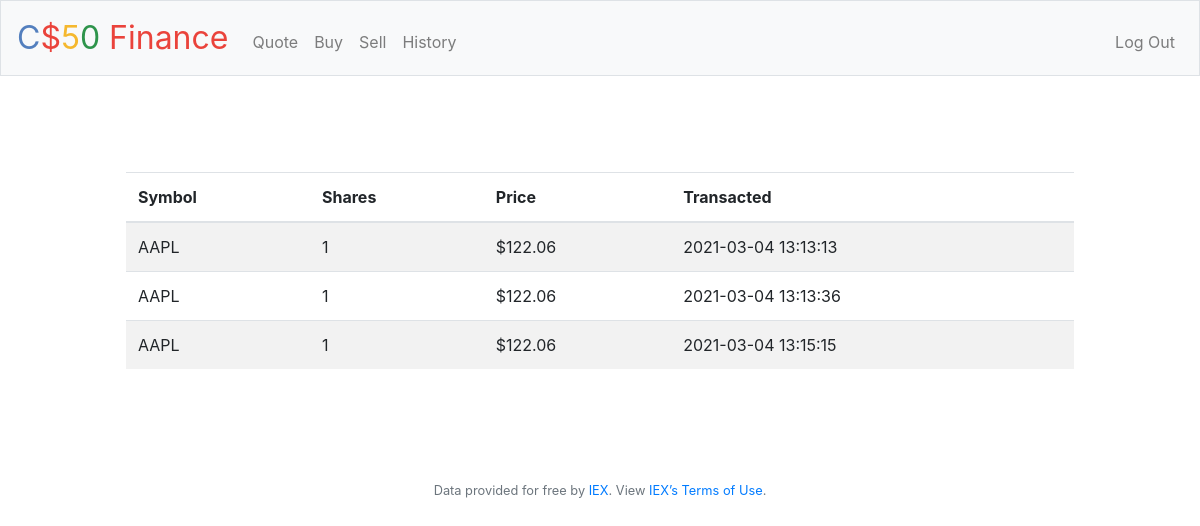
The app's page /history (signed in), older data.
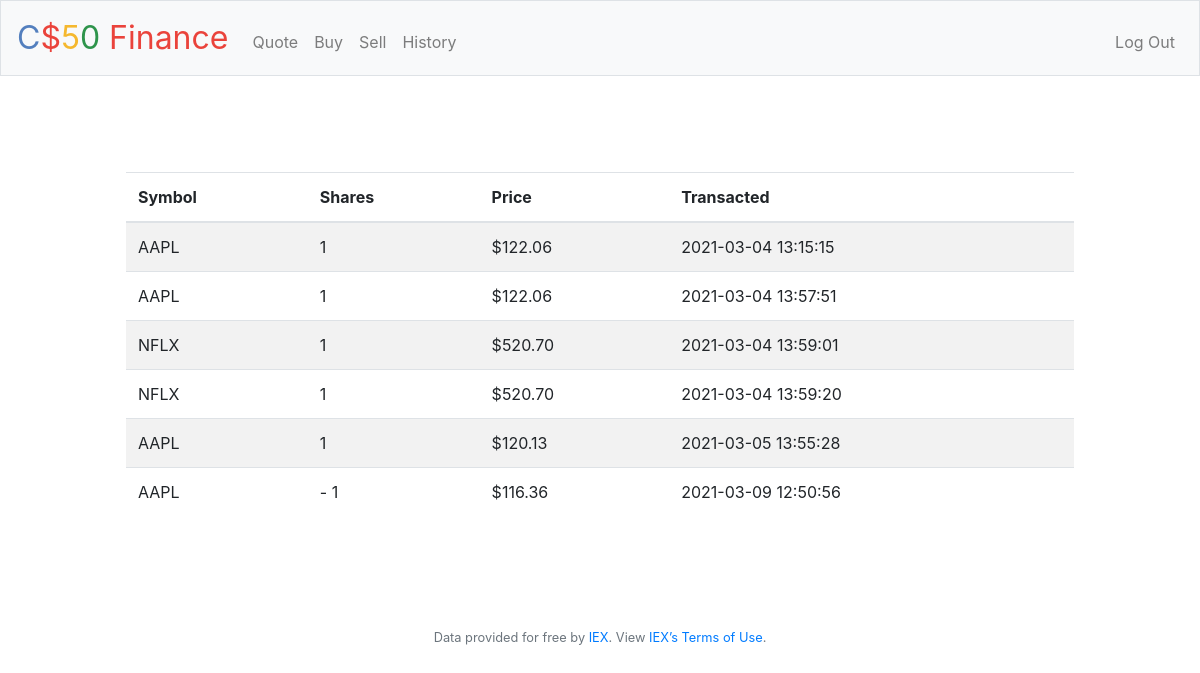
The same page, newer data.
### tables this page shows
CREATE TABLE 'history' ('id' integer PRIMARY KEY AUTOINCREMENT NOT NULL, 'user_id' integer, 'symbol' char(4), 'shares' integer NOT NULL, 'price' double precision,'dtype' char(4) NOT NULL DEFAULT 'BUY', 'total_amount' double precision, 'transacted'  datetime DEFAULT CURRENT_TIMESTAMP  );

### application.py (the view)
@app.route("/history")
@login_required
def history():
    transactions = db.execute(
        "SELECT symbol, shares, price, dtype, transacted FROM history WHERE user_id=:uid", uid=session["user_id"])
    return render_template("history.html", transactions=transactions)

### application.py (called while the page is built)
@app.after_request
def after_request(response):
    response.headers["Cache-Control"] = "no-cache, no-store, must-revalidate"
    response.headers["Expires"] = 0
    response.headers["Pragma"] = "no-cache"
    return response

### helpers.py (called while the page is built)
def login_required(f):
    @wraps(f)
    def decorated_function(*args, **kwargs):
        if session.get("user_id") is None:
            return redirect("/login")
        return f(*args, **kwargs)
    return decorated_function

def usd(value):
    return f"${value:,.2f}"

### templates/history.html (shortened to what this page needs)
{% extends "layout.html" %}
{% block main %}
    <main class="container p-5">
        {% if transactions %}
        <table class="table table-striped">
        <thead>
            <tr>
                <th>Symbol</th>
                <th>Shares</th>
                <th>Price</th>
                <th>Transacted</th>
            </tr>
        </thead>
        <tbody>
            {% for row in transactions %}
                <tr>
                    <td>{{ row['symbol'] }}</td>
                    <td>
                        {% if row['dtype'] == 'SELL' %}
                            -
                        {% endif %}
                        {{ row['shares'] }}
                    </td>
                    <td>{{ row['price'] | usd }}</td>
                    <td>{{ row['transacted'] }}</td>
                </tr>
            {% endfor %}
        </tbody>
    </table>
    {% endif %}
    </main>
{% endblock %}

### templates/layout.html (shortened to what this page needs)
<!DOCTYPE html>
<html lang="en">
    <head>
        <link rel="stylesheet" href="https://cdn.jsdelivr.net/npm/bootstrap@4.5.3/dist/css/bootstrap.min.css">
        <link href="/static/styles.css" rel="stylesheet">
    </head>
    <body>
        <nav class="navbar navbar-expand-md navbar-light bg-light border">
            <a class="navbar-brand" href="/"><span class="blue">C</span><span class="red">$</span><span class="yellow">5</span><span class="green">0</span> <span class="red">Finance</span></a>
            <div class="collapse navbar-collapse" id="navbar">
                {% if session.user_id %}
                    <ul class="navbar-nav mr-auto mt-2">
                        <li class="nav-item"><a class="nav-link" href="/quote">Quote</a></li>
                        <li class="nav-item"><a class="nav-link" href="/buy">Buy</a></li>
                        <li class="nav-item"><a class="nav-link" href="/sell">Sell</a></li>
                        <li class="nav-item"><a class="nav-link" href="/history">History</a></li>
                    </ul>
                    <ul class="navbar-nav ml-auto mt-2">
                        <li class="nav-item"><a class="nav-link" href="/logout">Log Out</a></li>
                    </ul>
                {% else %}
                    <ul class="navbar-nav ml-auto mt-2">
                        <li class="nav-item"><a class="nav-link" href="/register">Register</a></li>
                        <li class="nav-item"><a class="nav-link" href="/login">Log In</a></li>
                    </ul>
                {% endif %}
            </div>
        </nav>
        <main class="container p-5">
            {% block main %}{% endblock %}
        </main>
        <footer class="small text-center text-muted">
            Data provided for free by <a href="https://iextrading.com/developer">IEX</a>. View <a href="https://iextrading.com/api-exhibit-a/">IEX’s Terms of Use</a>.
        </footer>
    </body>
</html>

### static/styles.css (style rules this page uses)
nav .navbar-brand { font-size: xx-large; }
nav .navbar-brand .blue { color: #537fbe; }
nav .navbar-brand .red { color: #ea433b; }
nav .navbar-brand .yellow { color: #f5b82e; }
nav .navbar-brand .green { color: #2e944b; }
main { overflow-x: auto; text-align: center; }
td, th { text-align: left; }

Row changes from the older to the newer data that the page shows:
removed history: symbol "AAPL", shares "1", price "$122.06", transacted "2021-03-04 13:13:13"
removed history: symbol "AAPL", shares "1", price "$122.06", transacted "2021-03-04 13:13:36"
added history: symbol "AAPL", shares "1", price "$122.06", transacted "2021-03-04 13:57:51"
added history: symbol "NFLX", shares "1", price "$520.70", transacted "2021-03-04 13:59:01"
added history: symbol "NFLX", shares "1", price "$520.70", transacted "2021-03-04 13:59:20"
added history: symbol "AAPL", shares "1", price "$120.13", transacted "2021-03-05 13:55:28"
added history: symbol "AAPL", shares "1", price "$116.36", transacted "2021-03-09 12:50:56"
